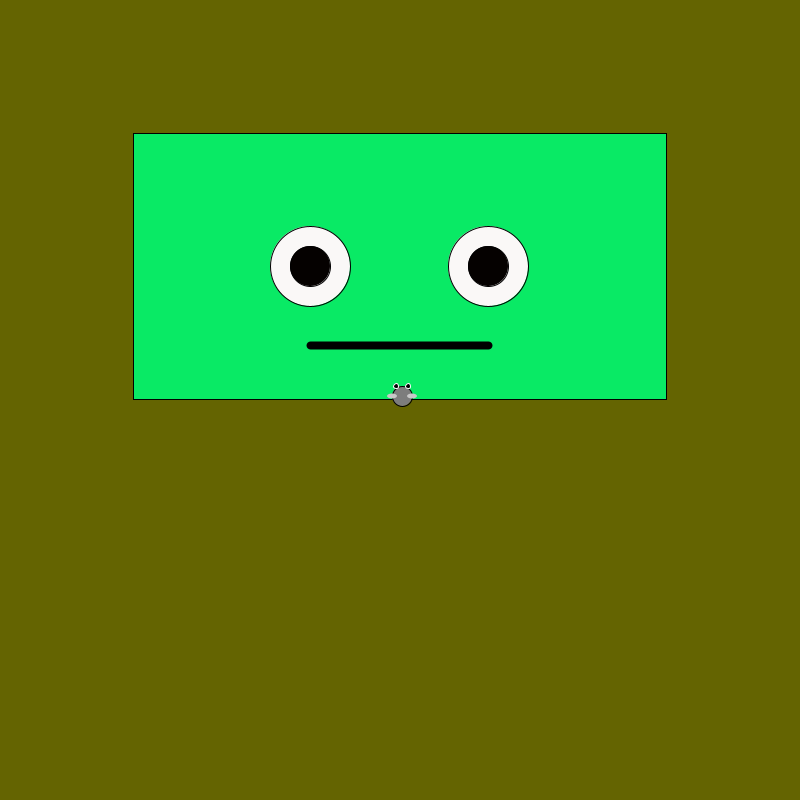
Frame 1 (no input)
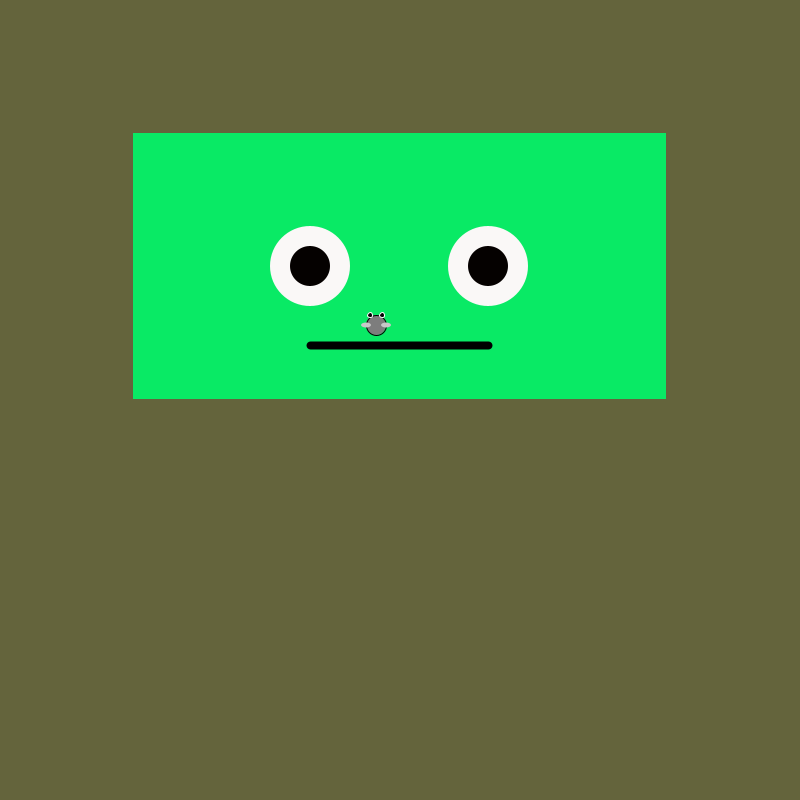
Frame 60 (the mouse pressed at the canvas centre just before this capture)
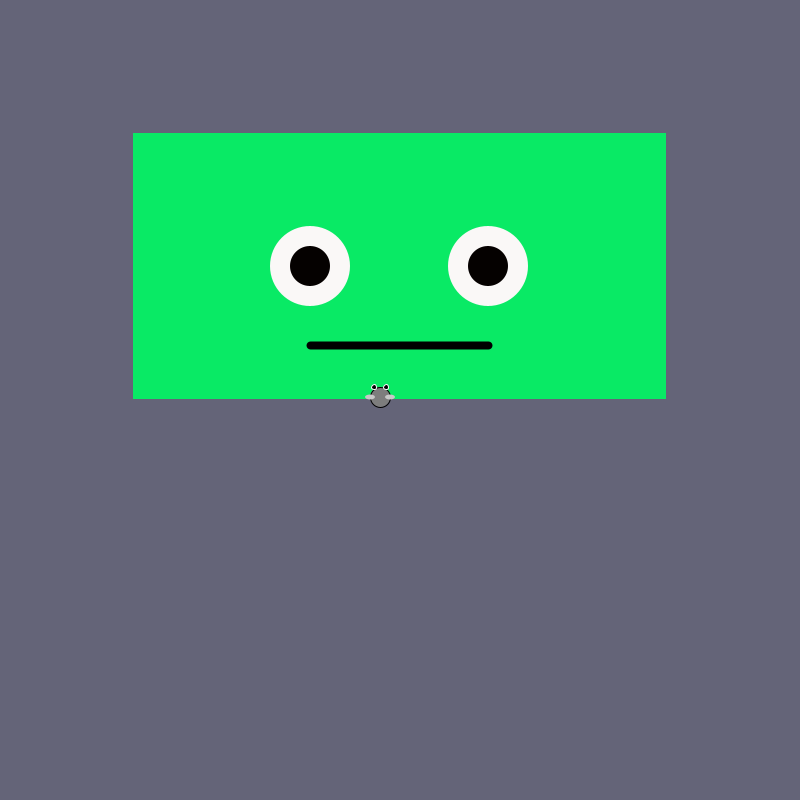
Frame 120 (the mouse held since frame 60 and released just before this capture)

The Processing sketch that drew these frames (run headless with seeded random() and noise(); from frame 60 on, the mouse is pressed at the canvas centre):

// Processing sketch: robot_and_fly_
// ── robot_and_fly_.pde
//Valentine Ezenwelu 
// W2A2Q2
int headWidth;
int headHeight;
int headTop;
int headLeft;
int leftEyeX;
int eyeY; 
int rightEyeX;
int eyeWidth;
int eyeBallWidth;
int mouthX; 
int mouthY;
int mouthX2;
int mouthStrokeWeight;
int flyWidth =20;
int flyHeight =20;
int flyX;
int flyY;
int blueVal;


void setup(){
size(800,800);//canvas
headWidth = width*2/3;
headHeight = height/3;
headTop = (height - headHeight)/4;
headLeft= (width - headWidth)/2;
leftEyeX = (headTop + headWidth/3);
eyeY = (headLeft + headHeight/2);
rightEyeX = (headTop + headWidth*2/3);
eyeWidth = (width/10);
eyeBallWidth = (eyeWidth/2);
mouthX = (headTop+ headWidth/3);
mouthY = ( headLeft + headHeight*4/5);
mouthX2 = (headTop + headWidth*2/3);
mouthStrokeWeight = (headHeight/33);
blueVal = 0;

  flyX = width/2;
  flyY = height/2;
}


void drawRobot(){
fill (#09EA65);//green
rect (headLeft, headTop, headWidth, headHeight);//robot head

fill (#FAF8F7);//white
circle (leftEyeX, eyeY, eyeWidth);//left eye
circle (rightEyeX, eyeY, eyeWidth);//right eye

fill (#050100);//black
circle (leftEyeX, eyeY, eyeBallWidth);//left eyeball
circle (rightEyeX, eyeY, eyeBallWidth);//right eyeball

stroke (0);// black
strokeWeight (mouthStrokeWeight);
line (mouthX, mouthY, mouthX2, mouthY);//mouth
}
//draw fly
void drawFly() {
  stroke(0);
  strokeWeight(1);
  fill(125);//make the fly grey
  
  //caculate small random movement
  int xdif = (int)random(-10,10);
  int ydif = (int)random(-10,10);
  
  //make sure fly stays on canvas
  flyX = max(0, flyX + xdif);
  flyY = max(0, flyY +ydif);
  flyX = min(flyX, width);
  flyY = min(flyY, height);
  
  
  //draw fly body
  ellipse(flyX, flyY, flyWidth, flyHeight);
  
  //fly eyes
  fill(0);//black eyes
  stroke(255);
  ellipse(flyX-flyWidth/3, flyY-flyHeight/2,5,5);
  ellipse(flyX+flyWidth/3, flyY-flyHeight/2, 5,5);
  
  //fly wings
  fill(200);//lighter coloured wings 
  noStroke();//no outline
  ellipse(flyX-flyWidth/2, flyY, 10,5);
  ellipse(flyX+flyWidth/2,flyY,10,5);
}

void draw(){
  blueVal+=1;
  blueVal = blueVal%256;
background(100,100,blueVal);
  drawRobot();
  drawFly();
}
